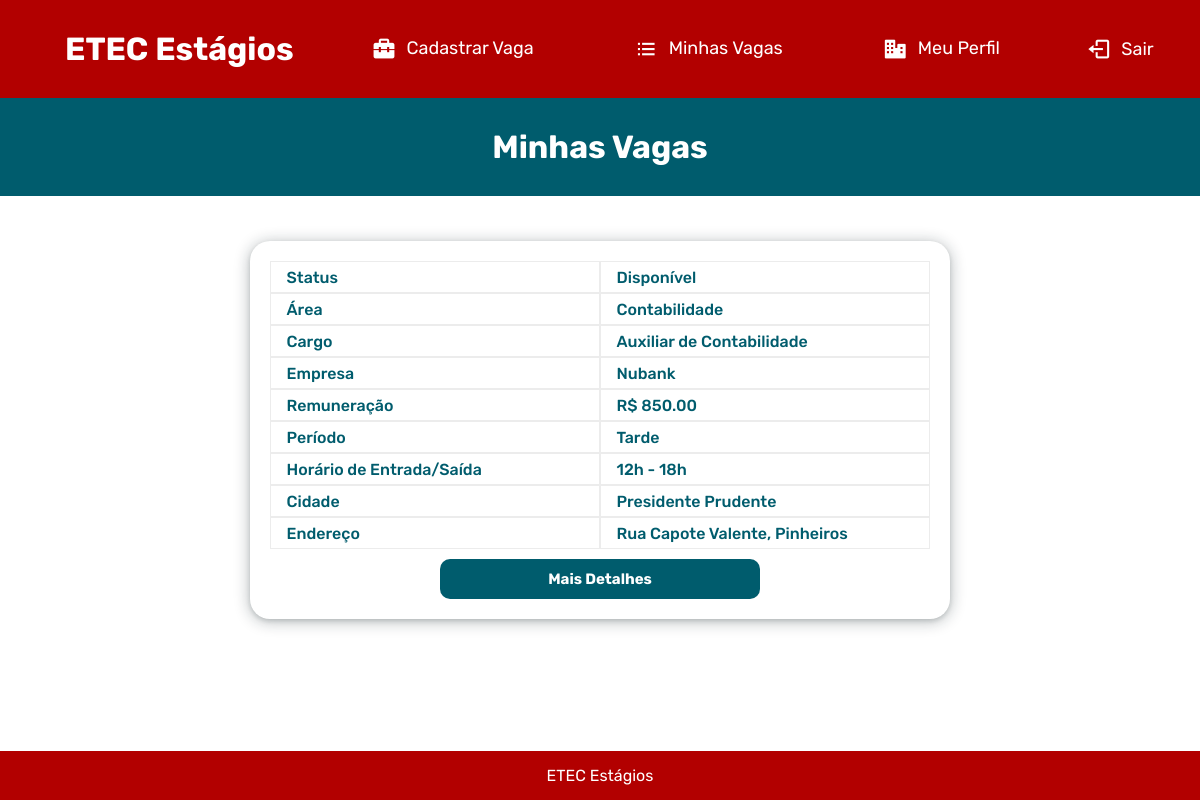
Screenshot of /minhasVagas.php (signed in) with the database file from the repository.
### tables this page shows
CREATE TABLE `vagas` (
  `id_vaga` int(10) NOT NULL,
  `id_empresa` int(10) NOT NULL,
  `email` varchar(50) NOT NULL,
  `area` varchar(100) NOT NULL,
  `cargo` varchar(255) NOT NULL,
  `remunerado` varchar(5) NOT NULL,
  `valor` decimal(10,2) DEFAULT NULL,
  `cidade` varchar(100) NOT NULL,
  `endereco` varchar(200) NOT NULL,
  `periodo` varchar(50) NOT NULL,
  `hora_entrada` time NOT NULL,
  `hora_saida` time NOT NULL,
  `descricao_empresa` text NOT NULL,
  `descricao_vaga` text NOT NULL,
  `status_vaga` varchar(50) NOT NULL
);

CREATE TABLE `empresas` (
  `id` int(10) NOT NULL,
  `razao_social` varchar(255) NOT NULL,
  `nome_fantasia` varchar(255) DEFAULT NULL,
  `email` varchar(255) DEFAULT NULL,
  `senha` varchar(500) NOT NULL,
  `cnpj` varchar(20) DEFAULT NULL,
  `inscricao_estadual` varchar(20) DEFAULT NULL,
  `contato_whatsapp` varchar(20) DEFAULT NULL,
  `contato_telefone` varchar(20) DEFAULT NULL,
  `perfil_instagram` varchar(255) DEFAULT NULL,
  `perfil_facebook` varchar(255) DEFAULT NULL,
  `perfil_linkedin` varchar(255) DEFAULT NULL,
  `ramo_atividade` varchar(255) DEFAULT NULL,
  `endereco` varchar(255) DEFAULT NULL,
  `numero` varchar(10) DEFAULT NULL,
  `bairro` varchar(255) DEFAULT NULL,
  `cidade` varchar(255) DEFAULT NULL,
  `estado` varchar(2) DEFAULT NULL,
  `cep` varchar(10) DEFAULT NULL,
  `data_fundacao` date DEFAULT NULL,
  `nome_representante` varchar(255) DEFAULT NULL
);

### paginas/section/empresa/minhasVagas.php (the view, shortened to what this page needs)
<section>
    <?php
    if (mysqli_num_rows($executaConsulta) > 0) {
        while ($dado_vaga = mysqli_fetch_assoc($executaConsulta)) {
            $horaEntrada = date("G\h\r", strtotime($dado_vaga['hora_entrada']));
            $horaSaida = date("G\h\r", strtotime($dado_vaga['hora_saida']));
    ?>
            <div class="vaga">
                <div class="informacoes-vaga">
                    <div class="dado-vaga">
                        <div class="celula">
                            <p>Status</p>
                        </div>
                        <div class="celula">
                            <p><?php echo $dado_vaga['status_vaga']; ?></p>
                        </div>
                    </div>
                    <div class="dado-vaga">
                        <div class="celula">
                            <p>Área</p>
                        </div>
                        <div class="celula">
                            <p><?php echo $dado_vaga['area'] ?></p>
                        </div>
                    </div>
                    <div class="dado-vaga">
                        <div class="celula">
                            <p>Cargo</p>
                        </div>
                        <div class="celula">
                            <p><?php echo $dado_vaga['cargo'] ?></p>
                        </div>
                    </div>
                    <div class="dado-vaga">
                        <div class="celula">
                            <p>Empresa</p>
                        </div>
                        <div class="celula">
                            <p><?php echo $dado_vaga['nome_fantasia'] ?></p>
                        </div>
                    </div>
                    <div class="dado-vaga">
                        <div class="celula">
                            <p>Remuneração</p>
                        </div>
                        <div class="celula">
                            <p>R$ <?php echo $dado_vaga['valor'] ?></p>
                        </div>
                    </div>
                    <div class="dado-vaga">
                        <div class="celula">
                            <p>Período</p>
                        </div>
                        <div class="celula">
                            <p><?php echo $dado_vaga['periodo'] ?></p>
                        </div>
                    </div>
                    <div class="dado-vaga">
                        <div class="celula">
                            <p>Horário de Entrada/Saída</p>
                        </div>
                        <div class="celula">
                            <p><?php echo $horaEntrada . " - " . $horaSaida ?></p>
                        </div>
                    </div>
                    <div class="dado-vaga">
                        <div class="celula">
                            <p>Cidade</p>
                        </div>
                        <div class="celula">
                            <p><?php echo $dado_vaga['cidade'] ?></p>
                        </div>
                    </div>
                    <div class="dado-vaga">
                        <div class="celula">
                            <p>Endereço</p>
                        </div>
                        <div class="celula">
                            <p><?php echo $dado_vaga['endereco'] ?></p>
                        </div>
                    </div>
                    <div class="btn-vaga">
                        <a href="detalhesVaga.php?&id=<?php echo $dado_vaga['id_vaga'] ?>">
                            <button class="mais-detalhes" id="mais-detalhes">Mais Detalhes</button>
                        </a>
                    </div>
                </div>
            </div>
        <?php };
    } ?>
</section>

### assets/css/minhasVagas.css (style rules this page uses)
:root { --branco: #FFFFFF; --preto: #000000; --cinza: #ececec; --vermelho: #B20000; --ciano: #005C6D; --cianoClaro: #009BA6; --cianoEscuro: #00404b; }
* { margin: 0; padding: 0; box-sizing: border-box; font-family: 'Rubik', sans-serif; }
html, body { height: 100%; background: var(--branco); }
body { display: flex; flex-direction: column; }
section { display: flex; justify-content: center; align-items: center; flex-direction: column; padding: 15px; }
.vaga { display: flex; align-items: center; flex-direction: column; position: relative; padding: 15px; width: 700px; height: auto; margin: 30px 0 30px 0; border-radius: 20px; box-shadow: rgba(14, 30, 37, 0.12) 0px 2px 4px 0px, rgba(14, 30, 37, 0.32) 0px 2px 16px 0px; }
.informacoes-vaga { display: table; justify-content: center; align-items: center; flex-direction: column; width: 100%; padding: 5px; overflow: auto; }
.dado-vaga { display: flex; }
.dado-vaga .celula { border: 1px var(--cinza) solid; text-align: left; width: 100%; padding: 5.5px; }
.celula p { margin-left: 10px; }
.informacoes-vaga p { color: var(--ciano); font-weight: 500; }
.btn-vaga { display: flex; justify-content: center; align-items: center; width: 100%; margin-top: 10px; }
.btn-vaga button { width: 320px; height: 40px; border-radius: 10px; background: var(--ciano); color: var(--branco); font-size: 15px; font-weight: 700; border: none; transition: 0.1s ease-in-out; }

### rows the page displays
vagas: status_vaga "Disponível", area "Contabilidade", cargo "Auxiliar de Contabilidade", id_empresa.nome_fantasia "Nubank", valor "850.00", periodo "Tarde", hora_entrada "12h", hora_saida "18h", cidade "Presidente Prudente", endereco "Rua Capote Valente, Pinheiros"
